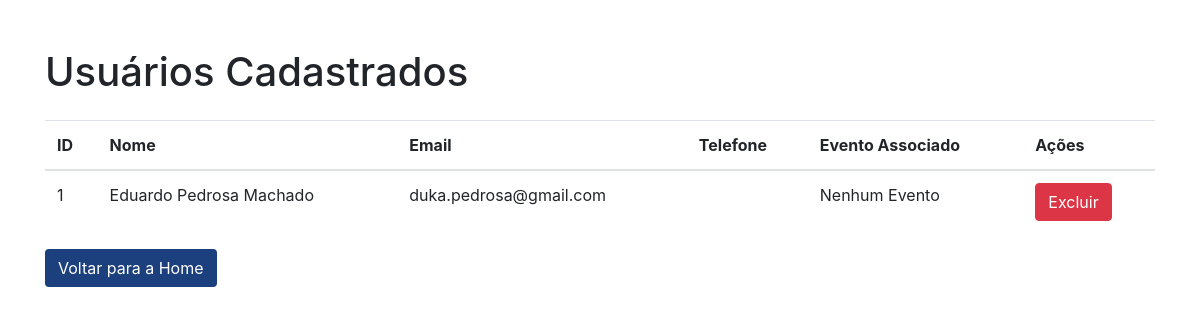
Before: /usuarios (signed in) with the older database file.
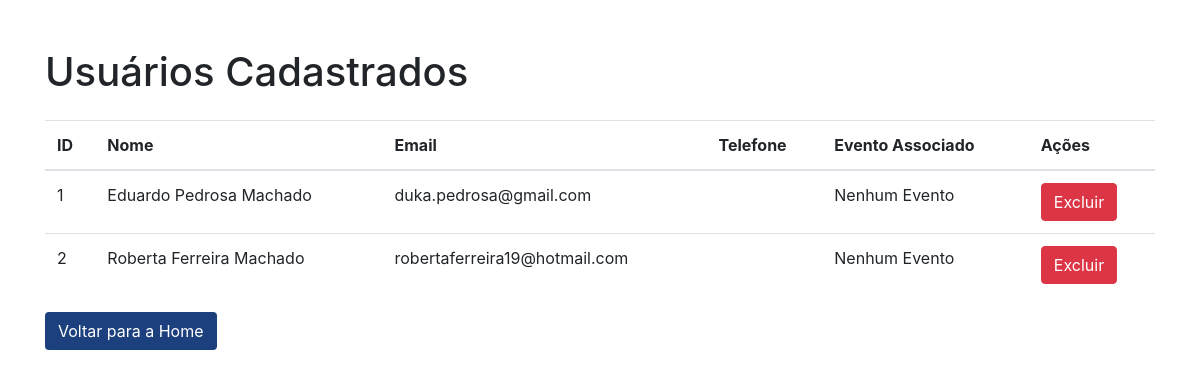
After: the same page with the newer database file.
### models.py (models this page shows, shortened)
class UsuarioLogin(db.Model, UserMixin):
    __tablename__ = 'usuario_login'
    id = db.Column(db.Integer, primary_key=True)
    nome = db.Column(db.String(100), nullable=False)
    email = db.Column(db.String(100), nullable=False, unique=True)
    senha_hash = db.Column(db.String(128), nullable=False)
    aprovado = db.Column(db.Boolean, default=False)  # Para usuários que precisam de aprovação
    is_admin = db.Column(db.Boolean, default=False)  # Marca o usuário como administrador

### app.py (the view)
@app.route('/usuarios')
@login_obrigatorio
def lista_usuarios():
    if not session.get('is_admin'):
        flash('Ação não permitida.', 'danger')
        return redirect(url_for('home'))
    usuarios = UsuarioLogin.query.all()
    return render_template('usuarios.html', usuarios=usuarios)

### app.py (called while the page is built)
@login_manager.user_loader
def load_user(user_id):
    return UsuarioLogin.query.get(int(user_id))

def login_obrigatorio(f):
    @wraps(f)
    def decorated_function(*args, **kwargs):
        if 'usuario_id' not in session:
            flash('Você precisa estar logado para acessar esta página.', 'warning')
            return redirect(url_for('login'))
        return f(*args, **kwargs)
    return decorated_function

### templates/usuarios.html (shortened to what this page needs)
<!DOCTYPE html>
<html lang="pt-BR">
<head>
    <link rel="stylesheet" href="https://maxcdn.bootstrapcdn.com/bootstrap/4.0.0/css/bootstrap.min.css">
</head>
<body>
    <div class="container">
        <h1 class="mt-5">Usuários Cadastrados</h1>
        <table class="table mt-4">
            <thead>
                <tr>
                    <th scope="col">ID</th>
                    <th scope="col">Nome</th>
                    <th scope="col">Email</th>
                    <th scope="col">Telefone</th>
                    <th scope="col">Evento Associado</th>
                    <th scope="col">Ações</th>
                </tr>
            </thead>
            <tbody>
                {% for usuario in usuarios %}
                    <tr>
                        <td>{{ usuario.id }}</td>
                        <td>{{ usuario.nome }}</td>
                        <td>{{ usuario.email }}</td>
                        <td>{{ usuario.telefone }}</td>
                        <td>{{ usuario.evento.nome if usuario.evento else 'Nenhum Evento' }}</td>
                        <td>
                            <form action="{{ url_for('excluir_usuario', usuario_id=usuario.id) }}" method="POST" style="display:inline;">
                                <button type="submit" class="btn btn-danger">Excluir</button>
                            </form>
                        </td>
                    </tr>
                {% endfor %}
            </tbody>
        </table>
        <a href="{{ url_for('home') }}" class="btn" style="background-color: #1C407D; color: white;">Voltar para a Home</a>
    </div>
</body>
</html>

Changed rows visible on the page:
added UsuarioLogin: id "2", nome "Roberta Ferreira Machado", email "robertaferreira19@hotmail.com", evento "Nenhum Evento"
